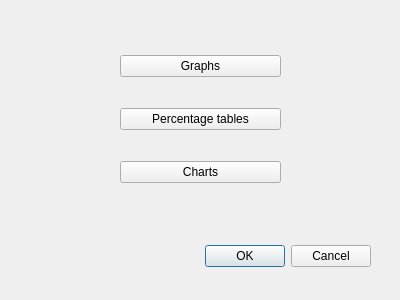
<?xml version="1.0" encoding="UTF-8"?>
<ui version="4.0">
 <class>Dialog</class>
 <widget class="QDialog" name="Dialog">
  <property name="geometry">
   <rect>
    <x>0</x>
    <y>0</y>
    <width>400</width>
    <height>300</height>
   </rect>
  </property>
  <property name="windowTitle">
   <string>Dialog</string>
  </property>
  <widget class="QDialogButtonBox" name="buttonBox">
   <property name="geometry">
    <rect>
     <x>30</x>
     <y>240</y>
     <width>341</width>
     <height>32</height>
    </rect>
   </property>
   <property name="orientation">
    <enum>Qt::Horizontal</enum>
   </property>
   <property name="standardButtons">
    <set>QDialogButtonBox::Cancel|QDialogButtonBox::Ok</set>
   </property>
  </widget>
  <widget class="QWidget" name="layoutWidget">
   <property name="geometry">
    <rect>
     <x>120</x>
     <y>30</y>
     <width>161</width>
     <height>181</height>
    </rect>
   </property>
   <layout class="QVBoxLayout" name="verticalLayout">
    <item>
     <widget class="QPushButton" name="pushButton">
      <property name="text">
       <string>Graphs</string>
      </property>
     </widget>
    </item>
    <item>
     <widget class="QPushButton" name="pushButton_2">
      <property name="text">
       <string>Percentage tables</string>
      </property>
     </widget>
    </item>
    <item>
     <widget class="QPushButton" name="pushButton_3">
      <property name="text">
       <string>Charts</string>
      </property>
     </widget>
    </item>
   </layout>
  </widget>
 </widget>
 <resources/>
 <connections>
  <connection>
   <sender>buttonBox</sender>
   <signal>accepted()</signal>
   <receiver>Dialog</receiver>
   <slot>accept()</slot>
   <hints>
    <hint type="sourcelabel">
     <x>248</x>
     <y>254</y>
    </hint>
    <hint type="destinationlabel">
     <x>157</x>
     <y>274</y>
    </hint>
   </hints>
  </connection>
  <connection>
   <sender>buttonBox</sender>
   <signal>rejected()</signal>
   <receiver>Dialog</receiver>
   <slot>reject()</slot>
   <hints>
    <hint type="sourcelabel">
     <x>316</x>
     <y>260</y>
    </hint>
    <hint type="destinationlabel">
     <x>286</x>
     <y>274</y>
    </hint>
   </hints>
  </connection>
 </connections>
</ui>
